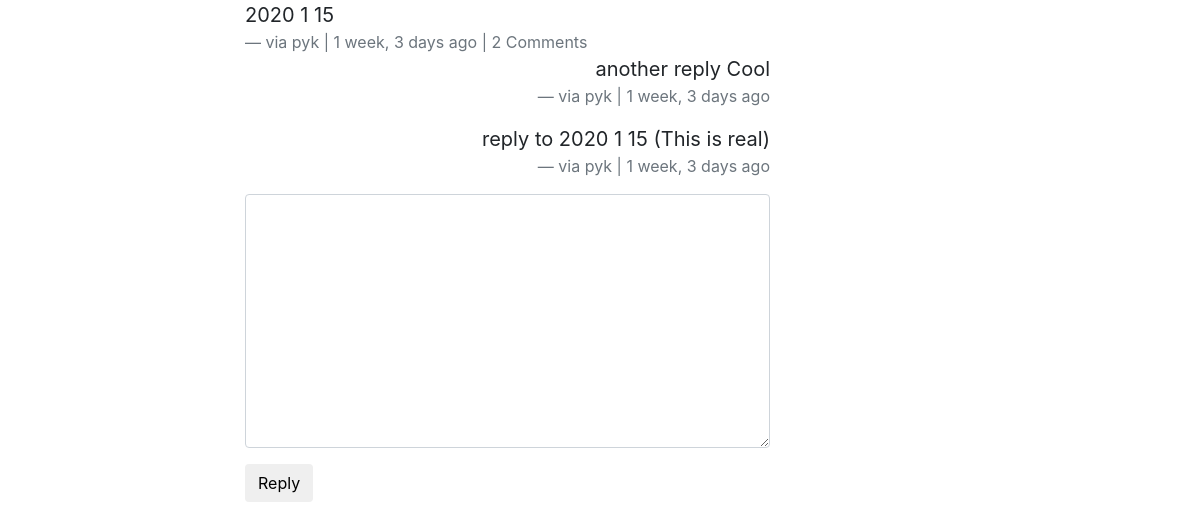
/comments/8/, run on an earlier commit of the app's database.
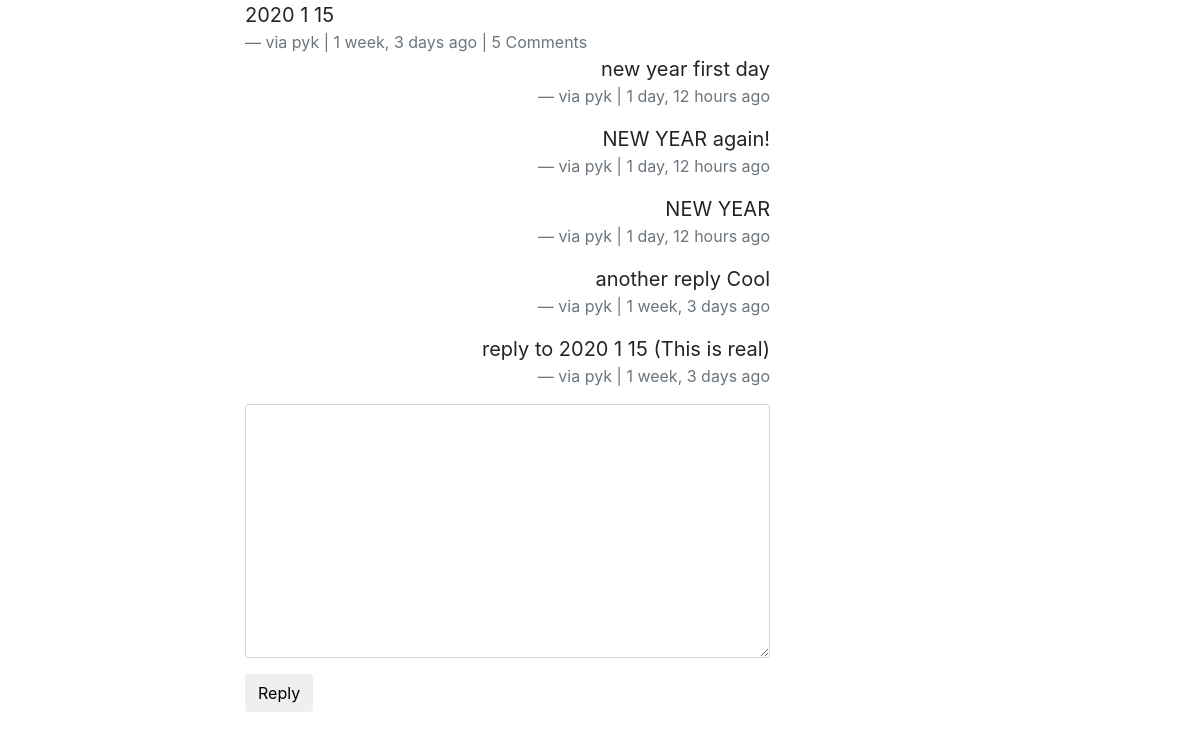
And on a later commit of the database.
### comments/models.py (models this page shows, shortened)
class Comment(models.Model):
    user = models.ForeignKey(settings.AUTH_USER_MODEL, default=1, on_delete=SET_NULL, null=True)
    content_type = models.ForeignKey(ContentType, on_delete=models.CASCADE)
    object_id = models.PositiveIntegerField()
    content_object = GenericForeignKey('content_type', 'object_id')
    parent = models.ForeignKey('self', on_delete=models.CASCADE, blank=True, null=True)
    content = models.TextField()
    timestamp = models.DateTimeField(auto_now_add=True)
    objects = CommentManager()
    class Meta:
        ordering = ['-timestamp']
    def children(self): #replies
        return Comment.objects.filter(parent=self)

### comments/views.py (the view, shortened to what this page needs)
# urls.py: path('<id>/', views.comment_thread, name='thread'),
def comment_thread(request, id):
    comment = get_object_or_404(Comment, id=id)
    initial_data = {
        'content_type': comment.content_type,
        'object_id' : comment.object_id
    }
    form = CommentForm(request.POST or None, initial=initial_data)
    print(form.errors)
    context = {
        'comment': comment,
        'form': form
    }
    return render(request, 'comments/comment_thread.html', context=context)

### comments/forms.py
class CommentForm(forms.Form):
    content_type = forms.CharField(widget=forms.HiddenInput)
    object_id = forms.IntegerField(widget=forms.HiddenInput)
    content = forms.CharField(label='', widget=forms.Textarea)

### comments/models.py (called while the page is built)
    def all(self):
        qs = super(CommentManager, self).filter(parent=None)
        return qs

### comments/templates/comments/comment_thread.html (shortened to what this page needs)
{% extends "posts/base.html" %}
{% load crispy_forms_tags %}
{% block content %}
    <div class="">
        <blockquote class="blockquote">
            <p class="mb-0">{{ comment.content }}</p>
            <footer class="blockquote-footer">via {{ comment.user }} | {{ comment.timestamp | timesince }} ago
                {% if comment.children.count > 0 %}
                    | {{ comment.children.count }} Comment{% if comment.children.count > 1 %}s{% endif %}
                {% endif %}
            </footer>
            <div>
            {% for child_comment in comment.children %}
            <blockquote class="blockquote text-right">
                <p class="mb-0">{{ child_comment.content }}</p>
                <footer class="blockquote-footer">via {{ child_comment.user }} | {{ child_comment.timestamp | timesince }} ago
                </footer>
            </blockquote>
            {% endfor %}
            <form action="." method="POST">{% csrf_token %}
                {{ form | crispy }}
                <input type="submit" class="btn btn-default" value="Reply">
            </form>
            </div>
        </blockquote>
    </div>
{% endblock content %}

### posts/templates/posts/base.html (shortened to what this page needs)
{% load static %}
<!DOCTYPE html>
<html lang="en">
<head>
    <link rel="stylesheet" href="https://stackpath.bootstrapcdn.com/bootstrap/4.1.3/css/bootstrap.min.css">
    <link rel="stylesheet" href="https://stackpath.bootstrapcdn.com/font-awesome/4.7.0/css/font-awesome.min.css">
    <link rel="stylesheet" href="{% static 'posts/css/base.css' %}">
</head>
<body>
    <div class="container">
        <div class="col-sm-6 offset-sm-2">
        {% block content %}{% endblock content %}
        </div>
    </div>
</body>
</html>

What changed in the data, as far as the page shows it:
computed for Comment (number 1 of 6 on the later page): children.count "2" → "5"
added Comment: content "new year first day", user "pyk", timestamp "1 day, 12 hours"
added Comment: content "NEW YEAR again!", user "pyk", timestamp "1 day, 12 hours"
added Comment: content "NEW YEAR", user "pyk", timestamp "1 day, 12 hours"
